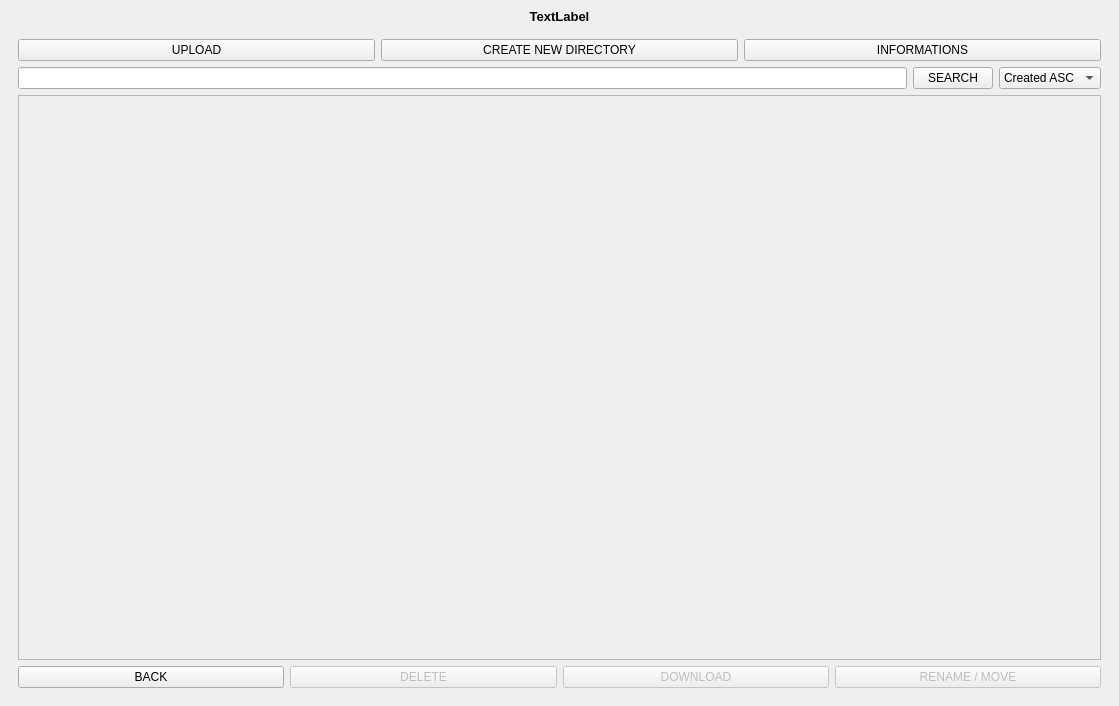
<?xml version="1.0" encoding="UTF-8"?>
<ui version="4.0">
 <class>MainWindow</class>
 <widget class="QMainWindow" name="MainWindow">
  <property name="geometry">
   <rect>
    <x>0</x>
    <y>0</y>
    <width>1119</width>
    <height>706</height>
   </rect>
  </property>
  <property name="windowTitle">
   <string>MainWindow</string>
  </property>
  <widget class="QWidget" name="centralwidget">
   <layout class="QVBoxLayout" name="verticalLayout">
    <item>
     <widget class="QLabel" name="statusLabel">
      <property name="font">
       <font>
        <pointsize>10</pointsize>
        <bold>true</bold>
       </font>
      </property>
      <property name="text">
       <string>TextLabel</string>
      </property>
      <property name="alignment">
       <set>Qt::AlignCenter</set>
      </property>
     </widget>
    </item>
    <item>
     <widget class="QStackedWidget" name="stackedWidget">
      <property name="currentIndex">
       <number>0</number>
      </property>
      <widget class="QWidget" name="main_page">
       <property name="enabled">
        <bool>true</bool>
       </property>
       <layout class="QVBoxLayout" name="verticalLayout_6">
        <item>
         <layout class="QVBoxLayout" name="verticalLayout_5">
          <item>
           <layout class="QHBoxLayout" name="horizontalLayout_5">
            <item>
             <widget class="QPushButton" name="uploadButton">
              <property name="text">
               <string>UPLOAD</string>
              </property>
             </widget>
            </item>
            <item>
             <widget class="QPushButton" name="createDirectoryButton">
              <property name="text">
               <string>CREATE NEW DIRECTORY</string>
              </property>
             </widget>
            </item>
            <item>
             <widget class="QPushButton" name="informationsButton">
              <property name="text">
               <string>INFORMATIONS</string>
              </property>
             </widget>
            </item>
           </layout>
          </item>
          <item>
           <layout class="QHBoxLayout" name="horizontalLayout_7">
            <item>
             <widget class="QLineEdit" name="filterLineEdit"/>
            </item>
            <item>
             <widget class="QPushButton" name="searchButton">
              <property name="text">
               <string>SEARCH</string>
              </property>
             </widget>
            </item>
            <item>
             <widget class="QComboBox" name="comboBox">
              <item>
               <property name="text">
                <string>Created ASC</string>
               </property>
              </item>
              <item>
               <property name="text">
                <string>Created DES</string>
               </property>
              </item>
              <item>
               <property name="text">
                <string>Name ASC</string>
               </property>
              </item>
              <item>
               <property name="text">
                <string>Name DES</string>
               </property>
              </item>
             </widget>
            </item>
           </layout>
          </item>
          <item>
           <widget class="QScrollArea" name="files">
            <property name="widgetResizable">
             <bool>true</bool>
            </property>
            <widget class="QWidget" name="filesContents">
             <property name="geometry">
              <rect>
               <x>0</x>
               <y>0</y>
               <width>1079</width>
               <height>543</height>
              </rect>
             </property>
            </widget>
           </widget>
          </item>
          <item>
           <layout class="QHBoxLayout" name="horizontalLayout_6">
            <item>
             <widget class="QPushButton" name="backButton">
              <property name="text">
               <string>BACK</string>
              </property>
             </widget>
            </item>
            <item>
             <widget class="QPushButton" name="deleteButton">
              <property name="enabled">
               <bool>false</bool>
              </property>
              <property name="text">
               <string>DELETE</string>
              </property>
             </widget>
            </item>
            <item>
             <widget class="QPushButton" name="downloadButton">
              <property name="enabled">
               <bool>false</bool>
              </property>
              <property name="text">
               <string>DOWNLOAD</string>
              </property>
             </widget>
            </item>
            <item>
             <widget class="QPushButton" name="moveButton">
              <property name="enabled">
               <bool>false</bool>
              </property>
              <property name="text">
               <string>RENAME / MOVE</string>
              </property>
             </widget>
            </item>
           </layout>
          </item>
         </layout>
        </item>
       </layout>
      </widget>
      <widget class="QWidget" name="login_page">
       <layout class="QGridLayout" name="gridLayout_2">
        <item row="0" column="0">
         <layout class="QVBoxLayout" name="verticalLayout_8" stretch="20,10,10,10,10,20">
          <item>
           <spacer name="verticalSpacer_7">
            <property name="orientation">
             <enum>Qt::Vertical</enum>
            </property>
            <property name="sizeHint" stdset="0">
             <size>
              <width>20</width>
              <height>40</height>
             </size>
            </property>
           </spacer>
          </item>
          <item>
           <layout class="QHBoxLayout" name="horizontalLayout_4" stretch="5,15,25,5">
            <item>
             <spacer name="horizontalSpacer_7">
              <property name="orientation">
               <enum>Qt::Horizontal</enum>
              </property>
              <property name="sizeHint" stdset="0">
               <size>
                <width>40</width>
                <height>20</height>
               </size>
              </property>
             </spacer>
            </item>
            <item>
             <widget class="QLabel" name="label_5">
              <property name="font">
               <font>
                <pointsize>12</pointsize>
                <bold>true</bold>
               </font>
              </property>
              <property name="text">
               <string>Server address</string>
              </property>
              <property name="alignment">
               <set>Qt::AlignCenter</set>
              </property>
             </widget>
            </item>
            <item>
             <widget class="QLineEdit" name="serverAddressLineEdit">
              <property name="font">
               <font>
                <pointsize>12</pointsize>
               </font>
              </property>
              <property name="text">
               <string>licenta-robert-1.go.ro</string>
              </property>
             </widget>
            </item>
            <item>
             <spacer name="horizontalSpacer_8">
              <property name="orientation">
               <enum>Qt::Horizontal</enum>
              </property>
              <property name="sizeHint" stdset="0">
               <size>
                <width>40</width>
                <height>20</height>
               </size>
              </property>
             </spacer>
            </item>
           </layout>
          </item>
          <item>
           <layout class="QHBoxLayout" name="horizontalLayout_9" stretch="5,15,25,5">
            <item>
             <spacer name="horizontalSpacer_4">
              <property name="orientation">
               <enum>Qt::Horizontal</enum>
              </property>
              <property name="sizeHint" stdset="0">
               <size>
                <width>40</width>
                <height>20</height>
               </size>
              </property>
             </spacer>
            </item>
            <item>
             <widget class="QLabel" name="label_3">
              <property name="font">
               <font>
                <pointsize>12</pointsize>
                <bold>true</bold>
               </font>
              </property>
              <property name="text">
               <string>Username:</string>
              </property>
              <property name="alignment">
               <set>Qt::AlignCenter</set>
              </property>
             </widget>
            </item>
            <item>
             <widget class="QLineEdit" name="usernameLineEdit">
              <property name="font">
               <font>
                <pointsize>12</pointsize>
               </font>
              </property>
             </widget>
            </item>
            <item>
             <spacer name="horizontalSpacer_3">
              <property name="orientation">
               <enum>Qt::Horizontal</enum>
              </property>
              <property name="sizeHint" stdset="0">
               <size>
                <width>40</width>
                <height>20</height>
               </size>
              </property>
             </spacer>
            </item>
           </layout>
          </item>
          <item>
           <layout class="QHBoxLayout" name="horizontalLayout_3" stretch="5,15,25,5">
            <item>
             <spacer name="horizontalSpacer_5">
              <property name="orientation">
               <enum>Qt::Horizontal</enum>
              </property>
              <property name="sizeHint" stdset="0">
               <size>
                <width>40</width>
                <height>20</height>
               </size>
              </property>
             </spacer>
            </item>
            <item>
             <widget class="QLabel" name="label_4">
              <property name="font">
               <font>
                <pointsize>12</pointsize>
                <bold>true</bold>
               </font>
              </property>
              <property name="text">
               <string>Password:</string>
              </property>
              <property name="alignment">
               <set>Qt::AlignCenter</set>
              </property>
             </widget>
            </item>
            <item>
             <widget class="QLineEdit" name="passwordLineEdit">
              <property name="font">
               <font>
                <pointsize>12</pointsize>
               </font>
              </property>
             </widget>
            </item>
            <item>
             <spacer name="horizontalSpacer_6">
              <property name="orientation">
               <enum>Qt::Horizontal</enum>
              </property>
              <property name="sizeHint" stdset="0">
               <size>
                <width>40</width>
                <height>20</height>
               </size>
              </property>
             </spacer>
            </item>
           </layout>
          </item>
          <item>
           <layout class="QHBoxLayout" name="horizontalLayout_8" stretch="10,10,10">
            <item>
             <spacer name="horizontalSpacer">
              <property name="orientation">
               <enum>Qt::Horizontal</enum>
              </property>
              <property name="sizeHint" stdset="0">
               <size>
                <width>40</width>
                <height>20</height>
               </size>
              </property>
             </spacer>
            </item>
            <item>
             <widget class="QPushButton" name="loginBtn">
              <property name="font">
               <font>
                <pointsize>12</pointsize>
                <bold>true</bold>
               </font>
              </property>
              <property name="text">
               <string>LOGIN</string>
              </property>
             </widget>
            </item>
            <item>
             <spacer name="horizontalSpacer_2">
              <property name="orientation">
               <enum>Qt::Horizontal</enum>
              </property>
              <property name="sizeHint" stdset="0">
               <size>
                <width>40</width>
                <height>20</height>
               </size>
              </property>
             </spacer>
            </item>
           </layout>
          </item>
          <item>
           <spacer name="verticalSpacer_8">
            <property name="orientation">
             <enum>Qt::Vertical</enum>
            </property>
            <property name="sizeHint" stdset="0">
             <size>
              <width>20</width>
              <height>40</height>
             </size>
            </property>
           </spacer>
          </item>
         </layout>
        </item>
       </layout>
      </widget>
      <widget class="QWidget" name="create_directory_page">
       <layout class="QVBoxLayout" name="verticalLayout_4">
        <item>
         <layout class="QVBoxLayout" name="verticalLayout_3" stretch="10,10,10,0,10,10">
          <property name="leftMargin">
           <number>0</number>
          </property>
          <property name="rightMargin">
           <number>0</number>
          </property>
          <item>
           <spacer name="verticalSpacer">
            <property name="orientation">
             <enum>Qt::Vertical</enum>
            </property>
            <property name="sizeHint" stdset="0">
             <size>
              <width>20</width>
              <height>40</height>
             </size>
            </property>
           </spacer>
          </item>
          <item>
           <widget class="QLabel" name="label">
            <property name="font">
             <font>
              <pointsize>12</pointsize>
              <bold>true</bold>
             </font>
            </property>
            <property name="text">
             <string>Directory name</string>
            </property>
            <property name="alignment">
             <set>Qt::AlignCenter</set>
            </property>
           </widget>
          </item>
          <item>
           <widget class="QLineEdit" name="directoryNameLineEdit">
            <property name="font">
             <font>
              <pointsize>12</pointsize>
             </font>
            </property>
           </widget>
          </item>
          <item>
           <spacer name="verticalSpacer_3">
            <property name="orientation">
             <enum>Qt::Vertical</enum>
            </property>
            <property name="sizeHint" stdset="0">
             <size>
              <width>20</width>
              <height>40</height>
             </size>
            </property>
           </spacer>
          </item>
          <item>
           <layout class="QHBoxLayout" name="horizontalLayout">
            <item>
             <widget class="QPushButton" name="createBtn">
              <property name="font">
               <font>
                <pointsize>12</pointsize>
                <bold>true</bold>
               </font>
              </property>
              <property name="text">
               <string>CREATE</string>
              </property>
             </widget>
            </item>
            <item>
             <widget class="QPushButton" name="cancelCreateBtn">
              <property name="font">
               <font>
                <pointsize>12</pointsize>
                <bold>true</bold>
               </font>
              </property>
              <property name="text">
               <string>CANCEL</string>
              </property>
             </widget>
            </item>
           </layout>
          </item>
          <item>
           <spacer name="verticalSpacer_2">
            <property name="orientation">
             <enum>Qt::Vertical</enum>
            </property>
            <property name="sizeHint" stdset="0">
             <size>
              <width>20</width>
              <height>40</height>
             </size>
            </property>
           </spacer>
          </item>
         </layout>
        </item>
       </layout>
      </widget>
      <widget class="QWidget" name="rename_page">
       <layout class="QVBoxLayout" name="verticalLayout_7">
        <item>
         <layout class="QVBoxLayout" name="verticalLayout_2" stretch="10,10,10,0,10,10">
          <property name="leftMargin">
           <number>0</number>
          </property>
          <property name="rightMargin">
           <number>0</number>
          </property>
          <item>
           <spacer name="verticalSpacer_4">
            <property name="orientation">
             <enum>Qt::Vertical</enum>
            </property>
            <property name="sizeHint" stdset="0">
             <size>
              <width>20</width>
              <height>40</height>
             </size>
            </property>
           </spacer>
          </item>
          <item>
           <widget class="QLabel" name="label_2">
            <property name="font">
             <font>
              <pointsize>12</pointsize>
              <bold>true</bold>
             </font>
            </property>
            <property name="text">
             <string>New name</string>
            </property>
            <property name="alignment">
             <set>Qt::AlignCenter</set>
            </property>
           </widget>
          </item>
          <item>
           <widget class="QLineEdit" name="newNameLineEdit">
            <property name="font">
             <font>
              <pointsize>12</pointsize>
             </font>
            </property>
           </widget>
          </item>
          <item>
           <spacer name="verticalSpacer_6">
            <property name="orientation">
             <enum>Qt::Vertical</enum>
            </property>
            <property name="sizeHint" stdset="0">
             <size>
              <width>20</width>
              <height>40</height>
             </size>
            </property>
           </spacer>
          </item>
          <item>
           <layout class="QHBoxLayout" name="horizontalLayout_2">
            <item>
             <widget class="QPushButton" name="renameBtn">
              <property name="font">
               <font>
                <pointsize>12</pointsize>
                <bold>true</bold>
               </font>
              </property>
              <property name="text">
               <string>RENAME/MOVE</string>
              </property>
             </widget>
            </item>
            <item>
             <widget class="QPushButton" name="cancelRenameBtn">
              <property name="font">
               <font>
                <pointsize>12</pointsize>
                <bold>true</bold>
               </font>
              </property>
              <property name="text">
               <string>CANCEL</string>
              </property>
             </widget>
            </item>
           </layout>
          </item>
          <item>
           <spacer name="verticalSpacer_5">
            <property name="orientation">
             <enum>Qt::Vertical</enum>
            </property>
            <property name="sizeHint" stdset="0">
             <size>
              <width>20</width>
              <height>40</height>
             </size>
            </property>
           </spacer>
          </item>
         </layout>
        </item>
       </layout>
      </widget>
     </widget>
    </item>
   </layout>
  </widget>
 </widget>
 <resources/>
 <connections/>
</ui>
